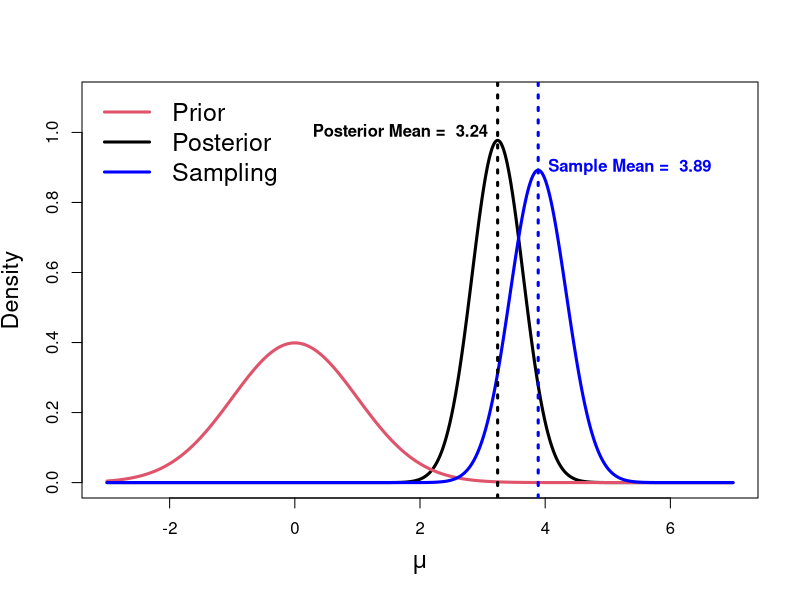
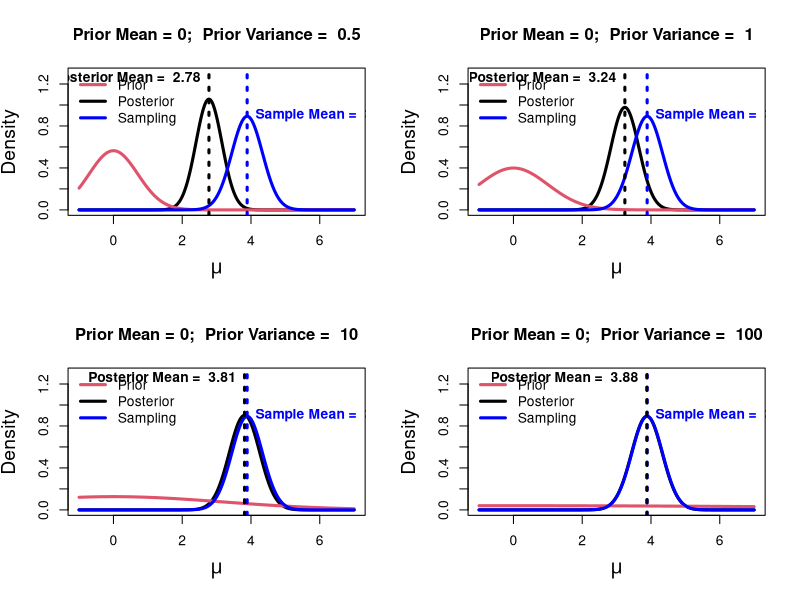
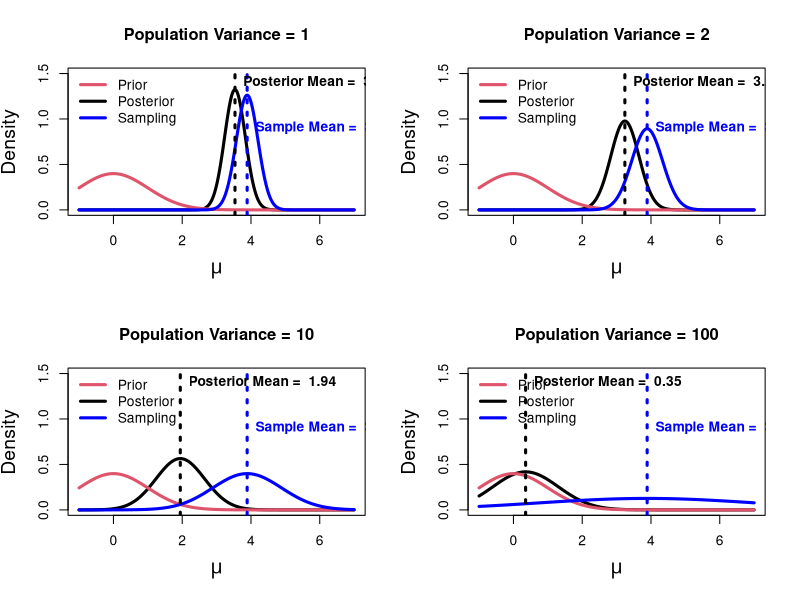
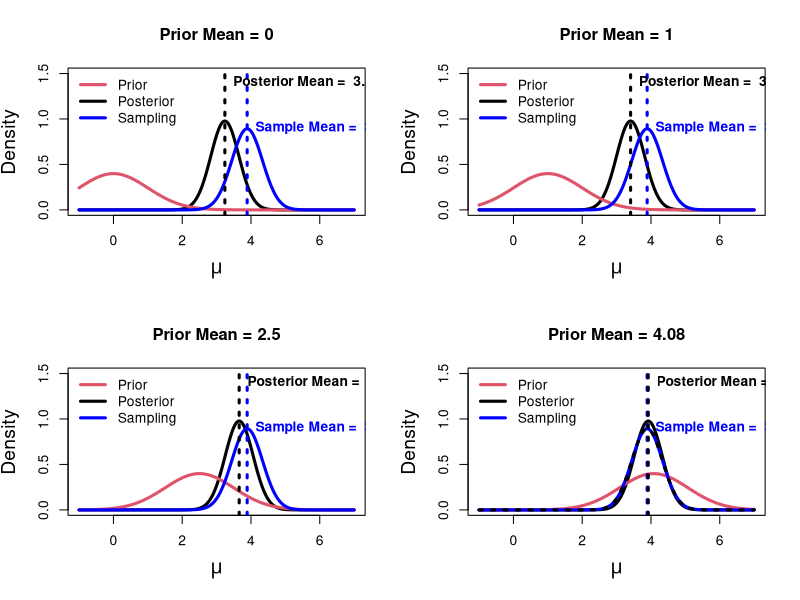
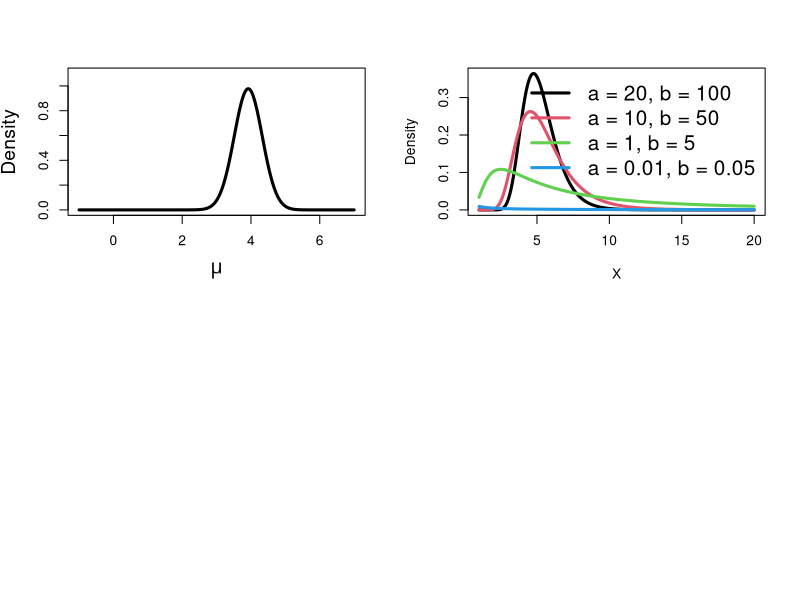
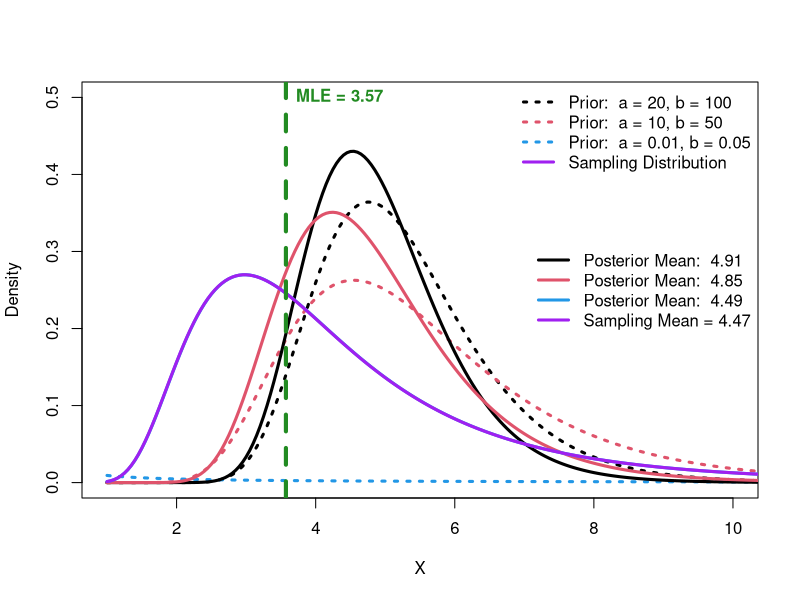
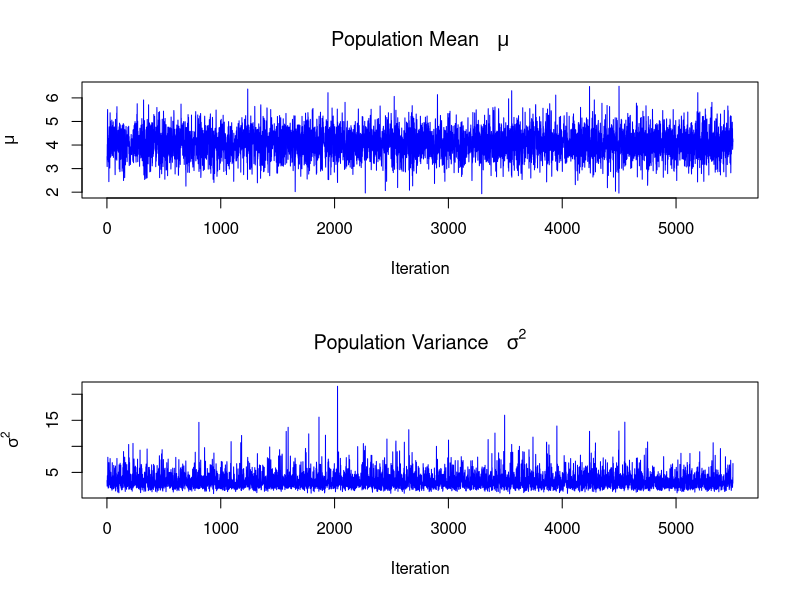
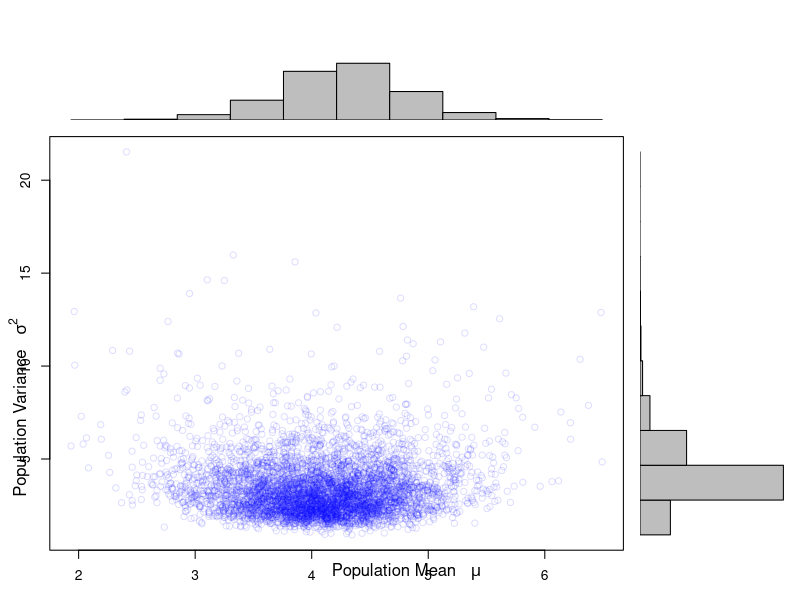

The R source for these figures, in order:
#####################
#####################
## Posterior of \mu given known \sigma^2
n=10
sigma2 = 2
x = rnorm (n, 4, sqrt(sigma2))
tau2 = 1
mu0 = 0

post.var = 1/(n/sigma2+1/tau2)
post.mean = post.var*( (n/sigma2)*mean(x) + (1/tau2)*mu0)


x.grid = seq(-3, 7, by = 0.0005)
post.y = dnorm (x.grid, post.mean, sqrt(post.var))
prior.y = dnorm (x.grid, mu0, sqrt(tau2))
samp.y = dnorm(x.grid, mean(x), sqrt(sigma2/n) )

plot (post.y~x.grid, type = "l", xlim = range(x.grid), ylab = "Density", xlab = expression(mu), lwd = 3, cex.lab = 1.4, ylim = c(0, 1.1) )
lines (prior.y~x.grid, type = "l", col = 2, lwd = 3)
lines (samp.y~x.grid, type = "l", col = "blue", lwd = 3)
legend ("topleft", c("Prior", "Posterior", "Sampling"), lwd = 3, col = c(2,1, "blue"), cex=1.5, bty = "n")
abline (v = mean (x), lty = 3, lwd = 3, col = "blue")
text (mean(x), 0.9, paste("Sample Mean = ",round(mean(x),2)), col = "blue", font = 2, pos = 4)
abline (v = post.mean, lty = 3, lwd = 3)
text (post.mean, 1, paste("Posterior Mean = ",round(post.mean,2)), font = 2, pos = 2)


### Varying tau2
par (mfrow = c(2,2))
tau2s = c(0.5, 1, 10,100)
x.grid = seq(-1, 7, by = 0.0005)
for (i in 1:4){

	post.var = 1/(n/sigma2+1/tau2s[i])
	post.mean = post.var*( (n/sigma2)*mean(x) + (1/tau2s[i])*0)
	prior.y = dnorm (x.grid, mu0, sqrt(tau2s[i]))
	post.y = dnorm (x.grid, post.mean, sqrt(post.var))
	samp.y = dnorm(x.grid, mean(x), sqrt(2/n) )

	plot (post.y~x.grid, type = "l", xlim = range(x.grid), ylab = "Density", xlab = expression(mu), lwd = 3, cex.lab = 1.4, ylim = c(0, 1.3) )
	lines (prior.y~x.grid, type = "l", col = 2, lwd = 3)
	lines (samp.y~x.grid, type = "l", col = "blue", lwd = 3)
	legend ("topleft", c("Prior", "Posterior", "Sampling"), lwd = 3, col = c(2,1, "blue"), cex=1, bty = "n")
	abline (v = mean (x), lty = 3, lwd = 3, col = "blue")
	text (mean(x), 0.9, paste("Sample Mean = ",round(mean(x),2)), col = "blue", font = 2, pos = 4)
	abline (v = post.mean, lty = 3, lwd = 3)
	text (post.mean, 1.25, paste("Posterior Mean = ",round(post.mean,2)), font = 2, pos = 2)
	title (main = paste ("Prior Mean = 0;  Prior Variance = ", tau2s[i]) )
}


### Varying Sigma2
par (mfrow = c(2,2))
sigma2s = c(1, 2, 10, 100)
x.grid = seq(-1, 7, by = 0.0005)
for (i in 1:4){

	post.var = 1/(n/sigma2s[i]+1/tau2)
	post.mean = post.var*( (n/sigma2s[i])*mean(x) + (1/tau2)*0)
	prior.y = dnorm (x.grid, mu0, sqrt(tau2))
	post.y = dnorm (x.grid, post.mean, sqrt(post.var))
	samp.y = dnorm(x.grid, mean(x), sqrt(sigma2s[i]/n) )

	plot (post.y~x.grid, type = "l", xlim = range(x.grid), ylab = "Density", xlab = expression(mu), lwd = 3, cex.lab = 1.4, ylim = c(0, 1.5) )
	lines (prior.y~x.grid, type = "l", col = 2, lwd = 3)
	lines (samp.y~x.grid, type = "l", col = "blue", lwd = 3)
	legend ("topleft", c("Prior", "Posterior", "Sampling"), lwd = 3, col = c(2,1, "blue"), cex=1, bty = "n")
	abline (v = mean (x), lty = 3, lwd = 3, col = "blue")
	text (mean(x), 0.9, paste("Sample Mean = ",round(mean(x),2)), col = "blue", font = 2, pos = 4)
	abline (v = post.mean, lty = 3, lwd = 3)
	text (post.mean, 1.4, paste("Posterior Mean = ",round(post.mean,2)), font = 2, pos = 4)
	title (main = paste ("Population Variance =", sigma2s[i]) )
}

### Varying prior means 
tau2s = 1
mu0 = c(0, 1, 2.5, 4.08)
par (mfrow = c(2,2))
sigma2s = 2
x.grid = seq(-1, 7, by = 0.0005)
for (i in 1:4){

	post.var = 1/(n/sigma2+1/tau2)
	post.mean = post.var*( (n/sigma2s)*mean(x) + (1/tau2)*mu0[i])
	prior.y = dnorm (x.grid, mu0[i], sqrt(tau2))
	post.y = dnorm (x.grid, post.mean, sqrt(post.var))
	samp.y = dnorm(x.grid, mean(x), sqrt(sigma2s/n) )

	plot (post.y~x.grid, type = "l", xlim = range(x.grid), ylab = "Density", xlab = expression(mu), lwd = 3, cex.lab = 1.4, ylim = c(0, 1.5) )
	lines (prior.y~x.grid, type = "l", col = 2, lwd = 3)
	lines (samp.y~x.grid, type = "l", col = "blue", lwd = 3)
	legend ("topleft", c("Prior", "Posterior", "Sampling"), lwd = 3, col = c(2,1, "blue"), cex=1, bty = "n")
	abline (v = mean (x), lty = 3, lwd = 3, col = "blue")
	text (mean(x), 0.9, paste("Sample Mean = ",round(mean(x),2)), col = "blue", font = 2, pos = 4)
	abline (v = post.mean, lty = 3, lwd = 3)
	text (post.mean, 1.4, paste("Posterior Mean = ",round(post.mean,2)), font = 2, pos = 4)
	title (main = paste ("Prior Mean =", mu0[i]) )
}


lines (samp.y~x.grid, lty = 3, lwd = 3)
plot (post.y~x.grid, type = "l", xlim = range(x.grid), ylab = "Density", xlab = expression(mu), lwd = 3, cex.lab = 1.4, ylim = c(0, 1.1) )

#####################
#####################
# Posterior of sigma^2 given known \mu
### Invgamma
library (MCMCpack)

x.grid = seq(1, 20, by = .05)
r1 = dinvgamma (x.grid, 20, 100)
r2 = dinvgamma (x.grid, 10, 50)
r3 = dinvgamma (x.grid, 1, 5)
r4 = dinvgamma (x.grid, 0.01, 0.05)


plot (r1~x.grid, type = "l", lwd = 3, xlab = "X", ylab = "Density")
lines (r2~x.grid, type = "l", col = "2", lwd = 3)
lines (r3~x.grid, type = "l", col = "3", lwd = 3)
lines (r4~x.grid, type = "l", col = "4", lwd = 3)

legend ("topright", legend = c("a = 20, b = 100", "a = 10, b = 50", "a = 1, b = 5", "a = 0.01, b = 0.05"), col = 1:4, lwd=3, bty = "n", cex  = 1.5)

y = c(4.2, 6.6, 5.1, 2.0, 2.8, 3.2, 4.7, 4.1, 7.3, 0.8)

rss = sum( (y - 4)^2 )
n= 10
mle = rss/10 # corresponds to the mle estimate of sigma^2


p1 = dinvgamma (x.grid, 10/2 + 20, rss/2 + 100)
p2 = dinvgamma (x.grid, 10/2 + 10, rss/2 + 50)
p3 = dinvgamma (x.grid, 10/2 + 1, rss/2 + 5)
p4 = dinvgamma (x.grid, 10/2 + .01, rss/2 + 0.05)
sampling.distribution = dinvgamma(x.grid,10/2,rss/2)

dev.off()

plot (r1~x.grid, type = "l", lwd = 3, xlab = "X", ylab = "Density", lty = 3, ylim = c(0, .5), xlim = c(1, 10) )
lines (r2~x.grid, type = "l", col = "2", lwd = 3, lty = 3)
lines (r4~x.grid, type = "l", col = "4", lwd = 3, lty = 3)

lines (p1~x.grid, type = "l", col = "1", lwd = 3)
lines (p2~x.grid, type = "l", col = "2", lwd = 3)
lines (p4~x.grid, type = "l", col = "4", lwd = 3)
lines (sampling.distribution~x.grid, type = "l", col = "purple", lwd = 3)

# MLE sampling mean: alpha0 = beta0 = 0
(sampling.mean = (rss/2)/(n/2 - 1)) # corresponds to the expected value of \sigma^2 
# distributed as inverse gamma with alpha=n/2 and beta=rss/2
# with such a small sample, this is different from mle due to -1. 
legend ("topright", legend = c(paste("Prior: ",c("a = 20, b = 100", "a = 10, b = 50", "a = 0.01, b = 0.05")), "Sampling Distribution")
 , col = c(1,2,4, "purple"), lwd=3, lty = c(3,3,3,1), bty = "n", cex  = 1)

legend ("right", legend = c(paste("Posterior Mean: ", c(4.91, 4.85, 4.49)), "Sampling Mean = 4.47"), col = c(1,2,4, "purple"), lwd=3, lty = 1, bty = "n", cex  = 1)

abline(v = mle, col = "forestgreen", lwd = 4, lty = 2)
text(mle, .5, pos = 4, "MLE = 3.57", col = "forestgreen", font = 2)



#### Gibbs

set.seed(123)
n.burnin = 500
n.iter = 5500
y = c(4.2, 6.6, 5.1, 2.0, 2.8, 3.2, 4.7, 4.1, 7.3, 0.8)
# toggle this on to experiment with large n
#y = rnorm(n=1000,mean = 4,sd=2)

n= length(y)

sigmasq.save = rep (NA, n.iter)
mu.save = rep(NA, n.iter)

# hyperparameters for mu:
mu0=0
tausq= 25^2

# hyperparameters for sigmasq:
#a=1000*2 #if these values are large, become informative. prior mean may be approximately equal, but large difference in effects...
#b=1000*1
a=2
b=1
b/(a-1) # prior mean for sigmasq
# note: small values are "uninformative", but still impact estimate for small n

#initial values
mu = 0
sigmasq = 10

for (i in 1:n.iter){
	#update mu
  # calculate conditional dist of mu given sigmasq and data
  # update variance:
  sigmasqk = 1 / (n/sigmasq+1/tausq)
  # update mean:
  meank = (mean(y)/(sigmasq/n) + mu0/tausq)*sigmasqk
	mu = rnorm (1, meank, sqrt(sigmasqk))
	mu.save[i] = mu 

	# update sigmasq
	# calculate conditional dist of sigmasq given mu and data
	RRR = y - mu
	sigmasq = rinvgamma(1,shape=n/2+a,scale=sum(RRR^2)/2 + b) # note: the shape parameter does not change; see slide 33
	sigmasq.save[i] = sigmasq
}

# estimate of posterior mean for mu:
mu.sample = mu.save[(n.burnin+1):n.iter]
sigmasq.sample = sigmasq.save[(n.burnin+1):n.iter]

mean(mu.sample)
mean(y) # compare to mle for mu

# estimate of posterior mean for sigmasq
mean(sigmasq.sample)
sum((y - mean(y))^2)/n # compare to sample variance, even with uninformative priors, will be different when n is small


par (mfrow = c(2,1))
plot (mu.save, type = "l", xlab = "Iteration",  ylab = expression(mu), cex.lab = 1, col = "blue", main = expression(paste("Population Mean   ", mu)))
plot (sigmasq.save, type = "l", xlab = "Iteration",  ylab = expression(sigma^2), cex.lab = 1, col = "blue", main =  expression(paste("Population Variance   ", sigma^2)) )





scatterhist = function(x, y, xlab="", ylab=""){
  zones=matrix(c(2,0,1,3), ncol=2, byrow=TRUE)
  layout(zones, widths=c(4/5,1/5), heights=c(1/5,4/5))
  xhist = hist(x, plot=FALSE)
  yhist = hist(y, plot=FALSE)
  top = max(c(xhist$counts, yhist$counts))
  par(mar=c(3,3,1,1))
  plot(x,y,col = "#0000ff22")
  par(mar=c(0,3,1,1))
  barplot(xhist$counts, axes=FALSE, ylim=c(0, top), space=0)
  par(mar=c(3,0,1,1))
  barplot(yhist$counts, axes=FALSE, xlim=c(0, top), space=0, horiz=TRUE)
  par(oma=c(3,3,0,0))
  mtext(xlab, side=1, line=1, outer=TRUE, adj=0, 
    at=.8 * (mean(x) - min(x))/(max(x)-min(x)))
  mtext(ylab, side=2, line=1, outer=TRUE, adj=0, 
    at=(.8 * (mean(y) - min(y))/(max(y) - min(y))))
}

scatterhist (mu.sample, sigmasq.sample, xlab =  expression(paste("Population Mean   ", mu)), ylab = expression(paste("Population Variance   ", sigma^2)))
